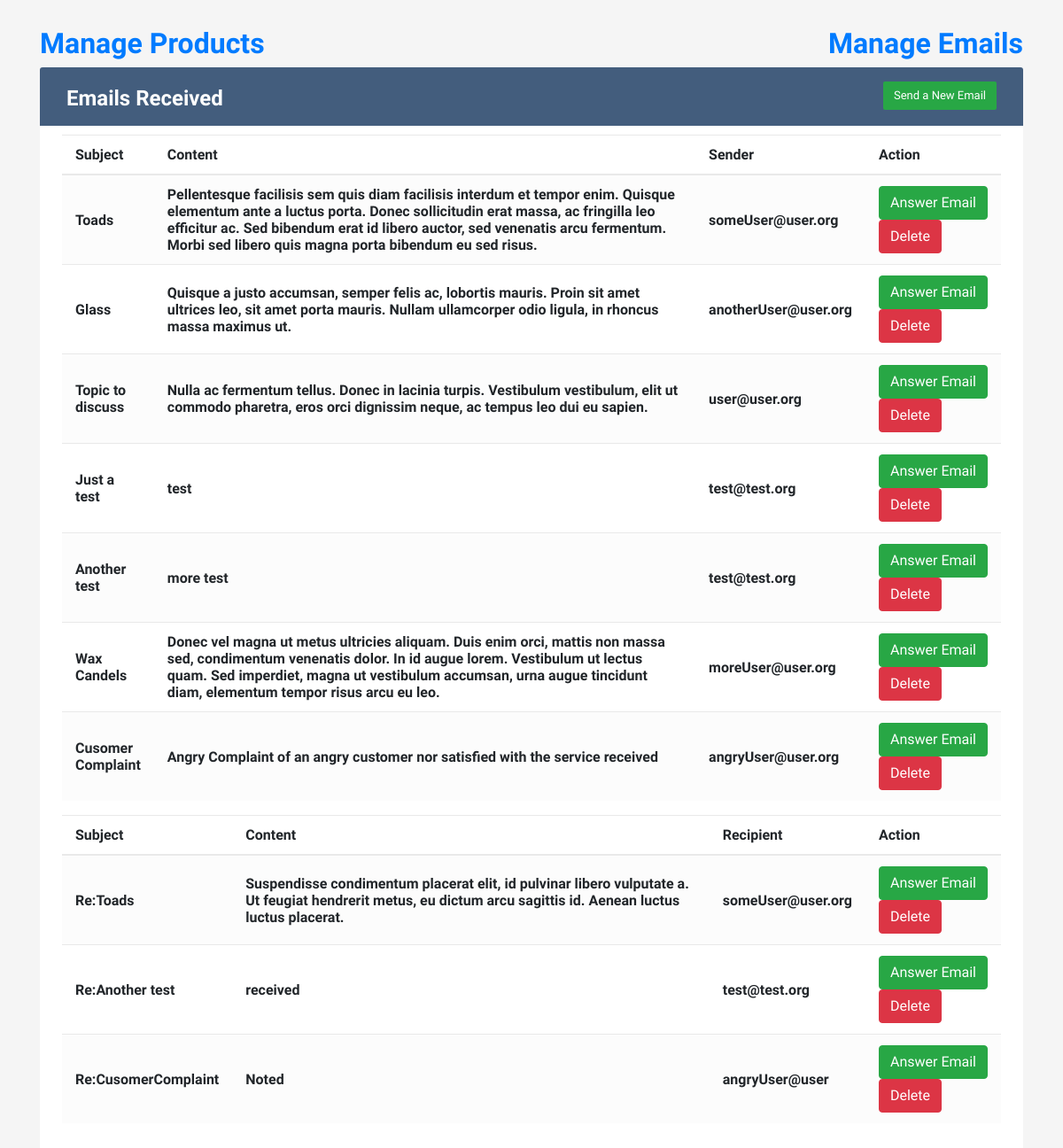
The app's page /adminEmail.php with its own data.
### tables this page shows
CREATE TABLE `iron_mail` (
  `i_mail_id` int(11) NOT NULL,
  `i_mail_recipient_email` varchar(256) NOT NULL,
  `i_mail_sender_email` varchar(256) NOT NULL,
  `i_mail_subject` varchar(256) NOT NULL,
  `i_mail_text` varchar(512) NOT NULL
);

### adminEmail.php (the view, shortened to what this page needs)
<?php
	require_once "db/db.php";
	require_once "includes/adminHeader.php";
?>
<!DOCTYPE html>
<html lang="en">
<body>
	<div class="container-xl">
		<div class="table-responsive">
			<div>
				<nav class="nav d-flex justify-content-between">
					<a href="adminProduct.php"><h2><b>Manage Products</b></h2></a>
					<a href="adminEmail.php"><h2><b>Manage Emails</b></h2></a>
				</nav>
			</div>
			<div class="table-wrapper">
				<div class="table-title">
					<div class="row">
						<div class="col-sm-6">
							<h2><b>Emails Received</b></h2>
						</div>
							<div class="col-sm-6">
								<form action="includes/adminForms.php" method = "post">
								<input type="submit" name="sendNew" class="btn btn-success" value = "Send a New Email">
							</form>
						</div>
					</div>
				</div>
				<table class="table table-striped table-hover">
				<thead>
						<tr>
							<th>Subject</th>
							<th>Content</th>
							<th>Sender</th>
							<th>Action</th>
						</tr>
					</thead>
				<tbody>
						<?php
							$querySQL = "SELECT * FROM `iron_mail` WHERE `i_mail_recipient_email` = 'admin@admin.org'";
							$result = $dbconn->query($querySQL);
							if ($result) {
								while ($row = $result->fetch_assoc()) {
						?>
									<form action="includes/adminForms.php" method = "post">
										<tr>
											<th><?php echo $row["i_mail_subject"]; ?></th>
											<th><?php echo $row["i_mail_text"]; ?></th>
											<th><?php echo $row["i_mail_sender_email"]; ?></th>
											<th>
												<input type="submit" name="Send" class="btn btn-success" value="Answer Email">
												<input type="submit" name="DeleteEm" class="btn btn-danger" value="Delete">
											</th>
										</tr>
									</form>
						<?php
								}
							}
						?>
					</tbody>
				</table>
						<table class="table table-striped table-hover">
				<thead>
						<tr>
							<th>Subject</th>
							<th>Content</th>
							<th>Recipient</th>
							<th>Action</th>
						</tr>
					</thead>
				<tbody>
						<?php
							$querySQL = "SELECT * FROM `iron_mail` WHERE `i_mail_sender_email` = 'admin@admin.org'";
							$result = $dbconn->query($querySQL);
							if ($result) {
								while ($row = $result->fetch_assoc()) {
						?>
									<form action="includes/adminForms.php" method = "post">
										<tr>
											<th><?php echo $row["i_mail_subject"]; ?></th>
											<th><?php echo $row["i_mail_text"]; ?></th>
											<th><?php echo $row["i_mail_recipient_email"]; ?></th>
											<th>
												<input type="submit" name="Send" class="btn btn-success" value="Answer Email">
												<input type="submit" name="DeleteEm" class="btn btn-danger" value="Delete">
											</th>
										</tr>
									</form>
						<?php
								}
							}
						?>
					</tbody>
				</table>
			</div>
		</div>
	</div>
</body>
</html>

### includes/adminHeader.php (shortened to what this page needs)
<head>
<link rel="stylesheet" href="https://stackpath.bootstrapcdn.com/bootstrap/4.5.0/css/bootstrap.min.css">
<link rel="stylesheet" href="https://maxcdn.bootstrapcdn.com/font-awesome/4.7.0/css/font-awesome.min.css">
<link rel="stylesheet" type="text/css" href="css/admin.css">
</head>

### css/admin.css (style rules this page uses)
body { color: #566787; background: #f5f5f5; font-family: 'Varela Round', sans-serif; font-size: 13px; }
.table-responsive { margin: 30px 0; }
.table-wrapper { background: #fff; padding: 20px 25px; border-radius: 3px; min-width: 1000px; box-shadow: 0 1px 1px rgba(0,0,0,.05); }
.table-title { padding-bottom: 15px; background: #435d7d; color: #fff; padding: 16px 30px; min-width: 100%; margin: -20px -25px 10px; border-radius: 3px 3px 0 0; }
.table-title h2 { margin: 5px 0 0; font-size: 24px; }
.table-title .btn { color: #fff; float: right; font-size: 13px; border: none; min-width: 50px; border-radius: 2px; border: none; outline: none !important; margin-left: 10px; }
table.table tr th, table.table tr td { border-color: #e9e9e9; padding: 12px 15px; vertical-align: middle; }
table.table tr th:first-child { width: 60px; }
table.table tr th:last-child { width: 100px; }
table.table-striped tbody tr:nth-of-type(odd) { background-color: #fcfcfc; }

### records on screen
iron_mail: i_mail_subject "Toads", i_mail_text "Pellentesque facilisis sem quis diam facilisis interdum et tempor enim. Quisque elementum ante a luctus porta. Donec sollicitudin erat massa, ac fringilla leo efficitur ac. Sed bibendum erat id libero auctor, sed venenatis arcu fermentum. Morbi sed libero quis magna porta bibendum eu sed risus.", i_mail_sender_email "someUser@user.org"
iron_mail: i_mail_subject "Glass", i_mail_text "Quisque a justo accumsan, semper felis ac, lobortis mauris. Proin sit amet ultrices leo, sit amet porta mauris. Nullam ullamcorper odio ligula, in rhoncus massa maximus ut.", i_mail_sender_email "anotherUser@user.org"
iron_mail: i_mail_subject "Topic to discuss", i_mail_text "Nulla ac fermentum tellus. Donec in lacinia turpis. Vestibulum vestibulum, elit ut commodo pharetra, eros orci dignissim neque, ac tempus leo dui eu sapien.", i_mail_sender_email "user@user.org"
iron_mail: i_mail_subject "Just a test", i_mail_text "test", i_mail_sender_email "test@test.org"
iron_mail: i_mail_subject "Another test", i_mail_text "more test", i_mail_sender_email "test@test.org"
iron_mail: i_mail_subject "Wax Candels", i_mail_text "Donec vel magna ut metus ultricies aliquam. Duis enim orci, mattis non massa sed, condimentum venenatis dolor. In id augue lorem. Vestibulum ut lectus quam. Sed imperdiet, magna ut vestibulum accumsan, urna augue tincidunt diam, elementum tempor risus arcu eu leo.", i_mail_sender_email "moreUser@user.org"
iron_mail: i_mail_subject "Cusomer Complaint", i_mail_text "Angry Complaint of an angry customer nor satisfied with the service received", i_mail_sender_email "angryUser@user.org"
iron_mail: i_mail_subject "Re:Toads", i_mail_text "Suspendisse condimentum placerat elit, id pulvinar libero vulputate a. Ut feugiat hendrerit metus, eu dictum arcu sagittis id. Aenean luctus luctus placerat.", i_mail_recipient_email "someUser@user.org"
iron_mail: i_mail_subject "Re:Another test", i_mail_text "received", i_mail_recipient_email "test@test.org"
iron_mail: i_mail_subject "Re:CusomerComplaint", i_mail_text "Noted", i_mail_recipient_email "angryUser@user"
